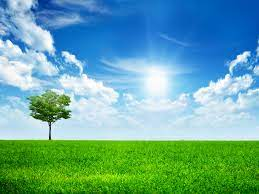
#> input picture images/test1.jpg, 259 x 194 px
$ python main.py
#> lines starting #> are read from the running program, lines starting #| are printed output that depends on the picture
import numpy as np
from imageio import imread, imwrite
import cv2

img = imread('images/test1.jpg')
#> img is the input picture: shape (194, 259, 3); mean R, G, B 104.2, 168.9, 159.5
arr = img * np.array([0.1, 0.2, 0.5])
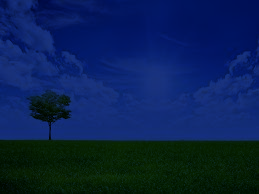
#> arr: shape (194, 259, 3) float64; mean R, G, B 10.4, 33.8, 79.7
arr2 = (255*arr/arr.max()).astype(np.uint8)
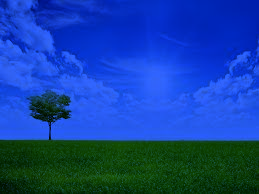
#> arr2: shape (194, 259, 3); mean R, G, B 20.5, 67.2, 159.5
imwrite('images/image_out.jpg', arr2)
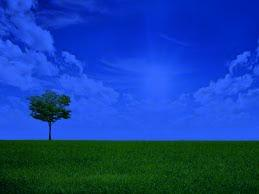
#> saved as image_out.jpg: shape (194, 259, 3); mean R, G, B 20.7, 67.2, 159.6
img2 = cv2.imread('images/image_out.jpg')
gamma = 2
gamma_img = np.array(255*(img2/255)**gamma, dtype=np.uint8)
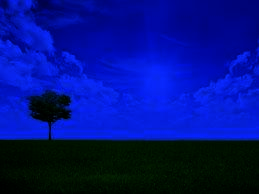
#> gamma_img: shape (194, 259, 3); mean B, G, R 134.9, 18.8, 2.3
cv2.imwrite('images/image_out_gamma.jpg', gamma_img)
print("Conversion complete")
